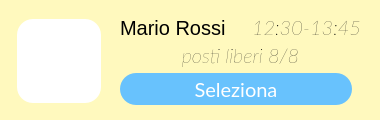
  <widget class="QWidget" name="widget_4" native="true">
   <property name="geometry">
    <rect>
     <x>50</x>
     <y>740</y>
     <width>380</width>
     <height>120</height>
    </rect>
   </property>
   <property name="minimumSize">
    <size>
     <width>100</width>
     <height>120</height>
    </size>
   </property>
   <property name="maximumSize">
    <size>
     <width>16777215</width>
     <height>120</height>
    </size>
   </property>
   <property name="styleSheet">
    <string notr="true">border-radius: 22px;
background-color:#fff9be;
border-width:0px;</string>
   </property>
   <widget class="QLabel" name="immagineLabel_22">
    <property name="geometry">
     <rect>
      <x>17</x>
      <y>19</y>
      <width>84</width>
      <height>84</height>
     </rect>
    </property>
    <property name="sizePolicy">
     <sizepolicy hsizetype="MinimumExpanding" vsizetype="MinimumExpanding">
      <horstretch>0</horstretch>
      <verstretch>0</verstretch>
     </sizepolicy>
    </property>
    <property name="minimumSize">
     <size>
      <width>84</width>
      <height>84</height>
     </size>
    </property>
    <property name="maximumSize">
     <size>
      <width>84</width>
      <height>84</height>
     </size>
    </property>
    <property name="styleSheet">
     <string notr="true">border-radius: 16px;
background-color: rgba(255, 255, 255, 255);</string>
    </property>
    <property name="text">
     <string/>
    </property>
    <property name="pixmap">
     <pixmap resource="res/res.qrc">:/icons/event_available_FILL1_wght600_GRAD200_opsz48_risultato.png</pixmap>
    </property>
    <property name="scaledContents">
     <bool>true</bool>
    </property>
    <property name="alignment">
     <set>Qt::AlignCenter</set>
    </property>
    <property name="margin">
     <number>10</number>
    </property>
    <property name="indent">
     <number>10</number>
    </property>
   </widget>
   <widget class="QLabel" name="titoloLabel_9">
    <property name="geometry">
     <rect>
      <x>120</x>
      <y>12</y>
      <width>251</width>
      <height>31</height>
     </rect>
    </property>
    <property name="styleSheet">
     <string notr="true">font-size: 20px;
text-align: left;
background-color: rgba(255, 255, 255,0);
</string>
    </property>
    <property name="text">
     <string>Mario Rossi</string>
    </property>
    <property name="alignment">
     <set>Qt::AlignLeading|Qt::AlignLeft|Qt::AlignVCenter</set>
    </property>
   </widget>
   <widget class="QLabel" name="titoloLabel_10">
    <property name="geometry">
     <rect>
      <x>230</x>
      <y>12</y>
      <width>131</width>
      <height>31</height>
     </rect>
    </property>
    <property name="font">
     <font>
      <family>Lato</family>
      <pointsize>14</pointsize>
      <weight>3</weight>
      <italic>true</italic>
      <bold>false</bold>
     </font>
    </property>
    <property name="styleSheet">
     <string notr="true">font-size: 20px;
text-align: left;
background-color: rgba(255, 255, 255,0);
font: 25 italic 14pt &quot;Lato&quot;;	</string>
    </property>
    <property name="text">
     <string>12:30-13:45</string>
    </property>
    <property name="alignment">
     <set>Qt::AlignRight|Qt::AlignTrailing|Qt::AlignVCenter</set>
    </property>
   </widget>
   <widget class="QLabel" name="titoloLabel_11">
    <property name="geometry">
     <rect>
      <x>120</x>
      <y>40</y>
      <width>241</width>
      <height>31</height>
     </rect>
    </property>
    <property name="font">
     <font>
      <family>Lato</family>
      <pointsize>14</pointsize>
      <weight>3</weight>
      <italic>true</italic>
      <bold>false</bold>
     </font>
    </property>
    <property name="styleSheet">
     <string notr="true">font-size: 20px;
text-align: left;
background-color: rgba(255, 255, 255,0);
font: 25 italic 14pt &quot;Lato&quot;;	</string>
    </property>
    <property name="text">
     <string>posti liberi 8/8</string>
    </property>
    <property name="alignment">
     <set>Qt::AlignCenter</set>
    </property>
   </widget>
   <widget class="QPushButton" name="maximizeButton">
    <property name="geometry">
     <rect>
      <x>120</x>
      <y>73</y>
      <width>232</width>
      <height>32</height>
     </rect>
    </property>
    <property name="font">
     <font>
      <family>Lato</family>
      <pointsize>15</pointsize>
      <weight>50</weight>
      <italic>false</italic>
      <bold>false</bold>
     </font>
    </property>
    <property name="cursor">
     <cursorShape>PointingHandCursor</cursorShape>
    </property>
    <property name="autoFillBackground">
     <bool>false</bool>
    </property>
    <property name="styleSheet">
     <string notr="true">QPushButton{
 background-color:rgb(104, 194, 253);
 border-style: solid;
 border-radius:16px;
color: rgb(255, 255, 255);
	font: 15pt &quot;Lato&quot;;
}

QPushButton::hover{


	border-color : rgb(15, 138, 204);
	color: white;
border-width:0;
}

QPushButton::pressed{
	border-color:rgb(104, 194, 253);
	border-width:2;
	background-color : white;
	color:rgb(104, 194, 253);
}
</string>
    </property>
    <property name="text">
     <string>Seleziona</string>
    </property>
   </widget>
  </widget>
